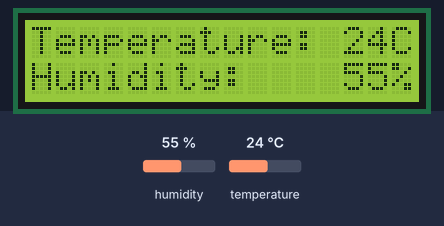
Bench run of a sketch on a simulated Arduino Uno, built with avr-gcc and run on an emulated ATmega328P. Shown: 16×2 character LCD. Inputs (shaded band) come from the test bench; at power-on: humidity 55 %, temperature 24 °C.

Above: at 1.2 s.
1.3 s: humidity set to 22 %
At 3.9 s:
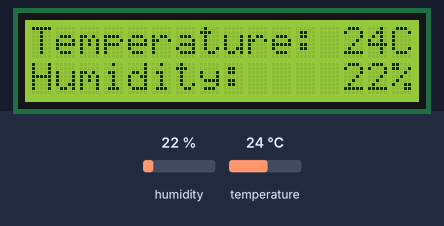
4.6 s: temperature set to 12 °C
At 6.7 s:
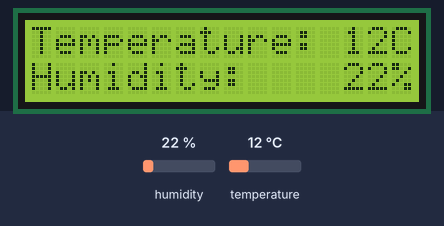
7.9 s: humidity set to 40 %
At 11.1 s:
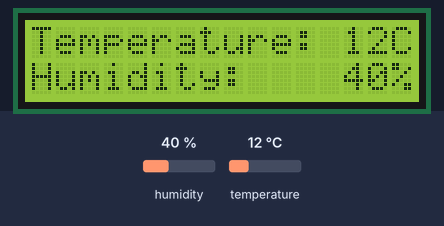
12.1 s: temperature set to 19 °C
At 13.9 s:
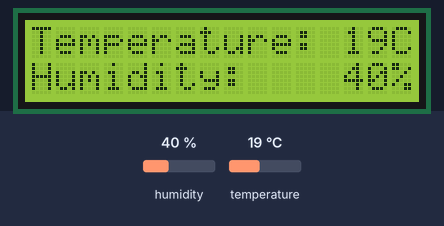
Timing chart, 0 to 15.4 s (numbered marks = the images above; inputs shaded):
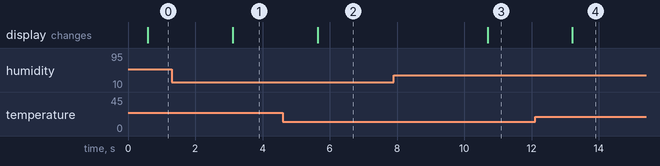

The sketch:

Thermometer_partial_version.ino
```cpp
#include <DHT11.h>
#include <LiquidCrystal.h>

DHT11 dht11(4);

const int rs = 13, en = 12, d4 = 11, d5 = 10, d6 = 9, d7 = 8;
LiquidCrystal lcd(rs, en, d4, d5, d6, d7);

int temperature;
int humidity;


void setup() {

  Serial.begin(9600);

  lcd.begin(16, 2);
  lcd.print("Temperature: ");
  lcd.setCursor(0, 1);
  lcd.print("Humidity: ");
}

void loop() {

  dht11.readTemperatureHumidity(temperature, humidity);

  lcd.setCursor(13, 0);
  lcd.print(String(temperature) + "C");
  lcd.setCursor(13, 1);
  lcd.print(String(humidity) + "%");

  delay(2000);
}
```

Measured:
- after the input at 1.3 s, the display: changes after 1.8 s (image 1)
- after the input at 4.6 s, the display: changes after 1.0 s (image 2)
- after the input at 7.9 s, the display: changes after 2.8 s (image 3)
- after the input at 12.1 s, the display: changes after 1.1 s (image 4)
